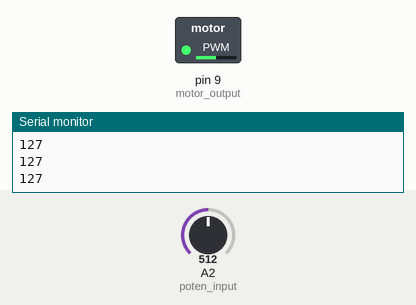
Simulated run of this sketch. Board: Arduino Uno, built with avr-gcc and run on an emulated ATmega328P. On the bench: switched loads named in the sketch (green lamp = pin HIGH), the last lines printed to the serial monitor. Inputs (shaded band) come from the test bench; at power-on: A2 (poten_input) = 512.

Above: at 1.2 s.
1.3 s: A2 (poten_input) set to 716
At 2.5 s:
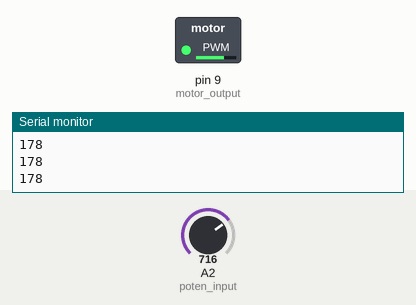
2.8 s: A2 (poten_input) set to 900
At 4.0 s:
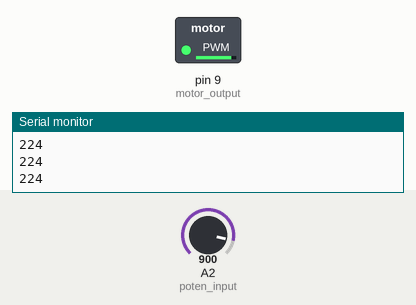
4.3 s: A2 (poten_input) set to 122
At 5.0 s:
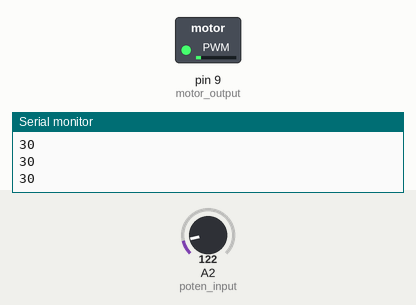
5.8 s: A2 (poten_input) set to 0
At 6.2 s:
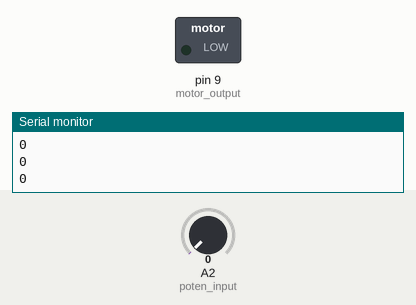
7.3 s: A2 (poten_input) set to 511
At 8.5 s:
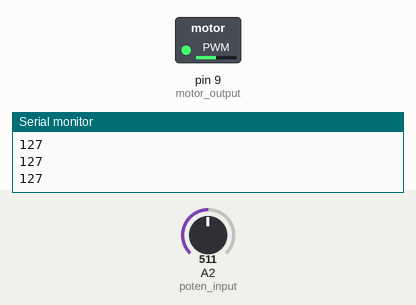
Timing chart, 0 to 9.8 s (numbered marks = the images above; inputs shaded):
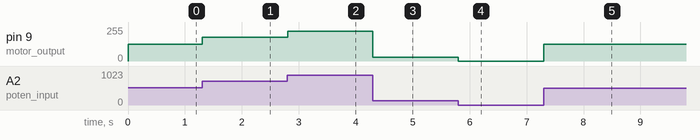

The sketch:

lab_control_senales_pwm_potencia.ino
```cpp
// Pin de salida PWM para el motor
const int motor_output = 9;
// Pin de entrada analoga proveniente del potenciometro
const int poten_input = A2;
void setup() {
  // Se establece el pin del motor como salida
  pinMode(motor_output, OUTPUT);
  // Se establece el pin del potenciometro como entrada
  pinMode(poten_input, INPUT);
  // Se inicia la comunicacion Serial para imprimir en terminal el valor mapeado
  Serial.begin(9600);
}

void loop() {
  // Lectura del valor del potenciometro
  int valor_poten = analogRead(poten_input);
  /**
   * Se convierte el valor de lectura del potenciometro a un valor PWM
   * Potenciometro -> rango [0,1023]
   * PWM -> rango [0,255]
   */
  int mapped_value = map(valor_poten, 0, 1023, 0, 255);
  // Se envia el valor PWM al transistor conectado en la protoboard
  analogWrite(motor_output, mapped_value);
  // Se imprime el valor PWM obtenido despues del map.
  Serial.println(mapped_value);
}
```

Measured:
- after the input at 1.3 s, pin 9 (motor_output): 127/255 → 178/255 at once
- after the input at 2.8 s, pin 9 (motor_output): 178/255 → 224/255 at once
- after the input at 4.3 s, pin 9 (motor_output): 224/255 → 30/255 at once
- after the input at 5.8 s, pin 9 (motor_output): 30/255 → 0/255 at once
- after the input at 7.3 s, pin 9 (motor_output): 0/255 → 127/255 at once
